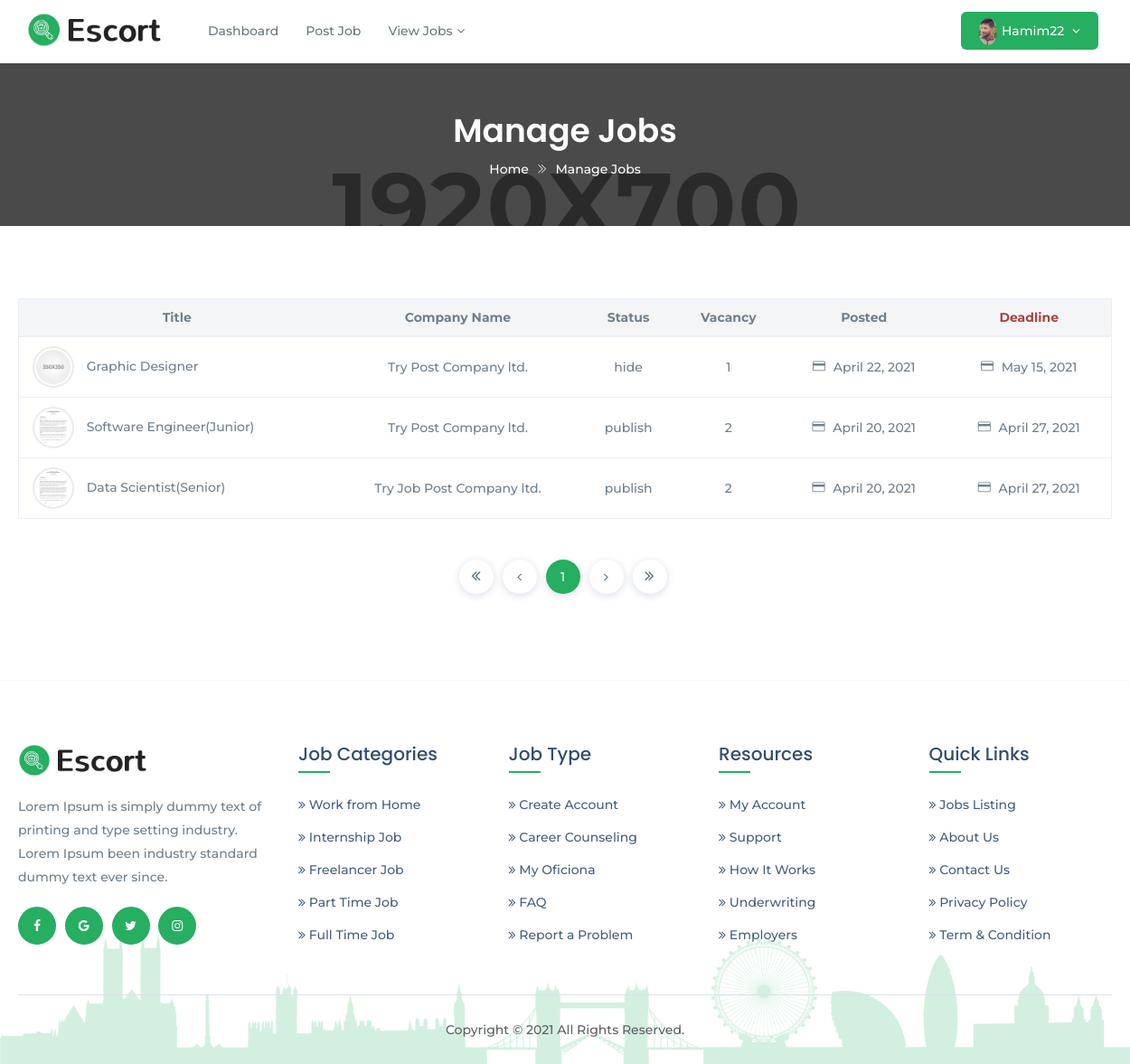
The page /cvrecommender/allJobs/ (signed in) on the database as committed earlier.
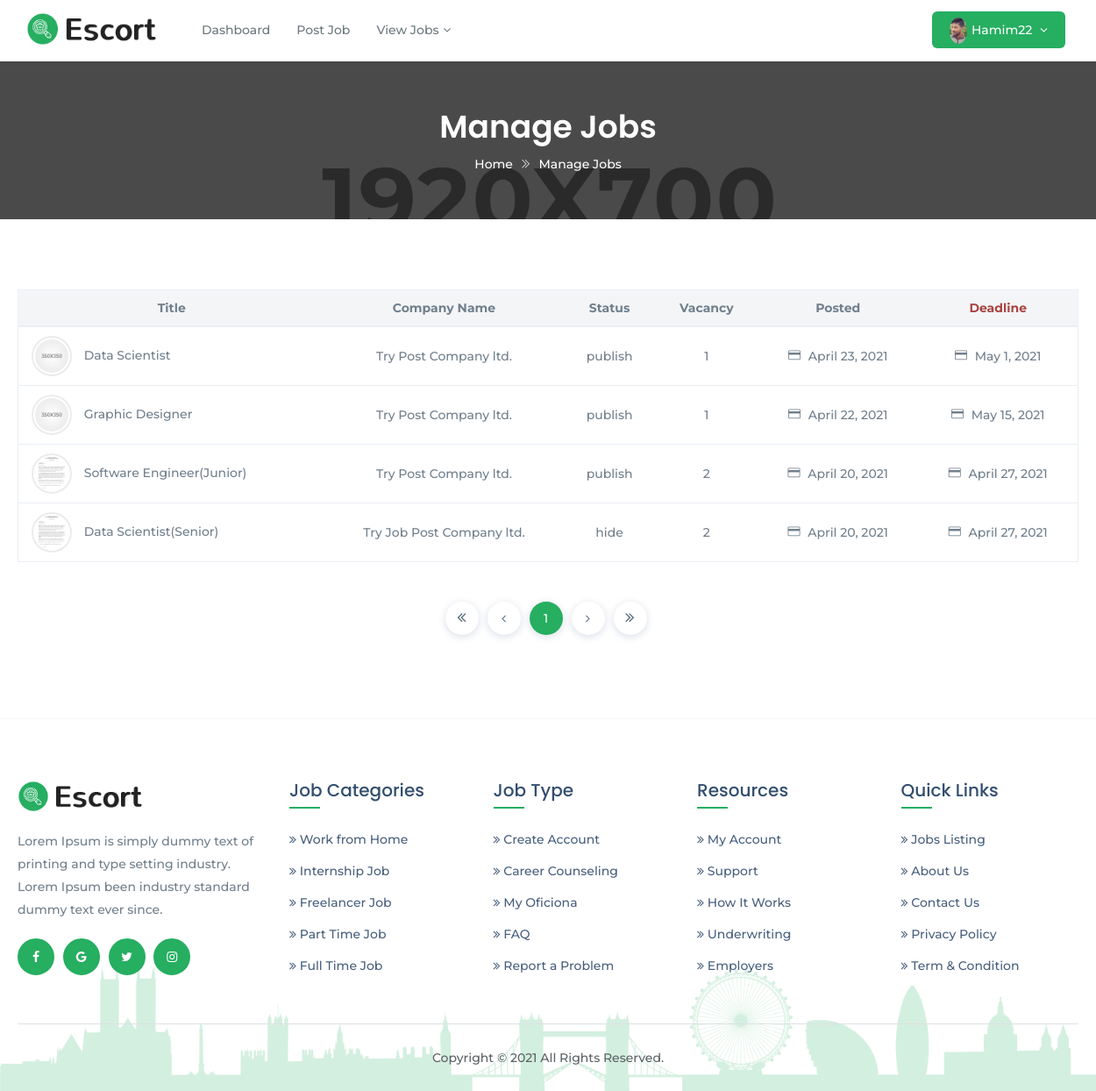
The same page on the database as committed later.
### account/models.py (models this page shows, shortened)
class Recruiter(models.Model):
    user = models.OneToOneField(settings.AUTH_USER_MODEL,
                                on_delete=models.CASCADE)
    phone = models.CharField(max_length=11, blank=True, null=True)
    organization = models.CharField(max_length=100)
    details = models.TextField()
    image = models.ImageField(blank=True, null=True)

### cvrecommender/models.py (models this page shows, shortened)
class Job(models.Model):
    title = models.CharField(max_length=200)
    slug = models.SlugField(max_length=200, blank=True,
                            help_text='You may keep it blank')
    company_name = models.CharField(max_length=200)
    starting_date = models.DateField(blank=True, null=True)
    deadline = models.DateField(blank=True, null=True)
    salary = models.PositiveIntegerField()
    vacancy = models.PositiveSmallIntegerField(
        validators=[MinValueValidator(1), MaxValueValidator(50)])
    job_category = models.CharField(max_length=50, choices=JOB_CATEGORY)
    job_type = models.CharField(max_length=20, choices=JOB_TYPE)
    email = models.EmailField(max_length=254,)
    phone = models.CharField(max_length=11, blank=True, null=True)
    company_website = models.URLField()
    logo = models.ImageField(null=True, blank=True)
    address = models.TextField(max_length=200)
    division = models.CharField(max_length=15, choices=CITY)
    description = models.TextField()
    responsibility = models.TextField()
    min_education = models.CharField(max_length=20, choices=EDU)
    cgpa = models.DecimalField(max_digits=3, decimal_places=2)
    experience = models.PositiveSmallIntegerField(
        validators=[MinValueValidator(0), MaxValueValidator(15)])
    skill_req = models.TextField(help_text='Input skills with comma')
    skill_bonus = models.CharField(
        max_length=255, blank=True, null=True, help_text='Input skills with comma')
    status = models.CharField(max_length=20, choices=STATUS)
    publish = models.DateField(auto_now_add=True)
    last_modified = models.DateField(auto_now=True)
    recruiter = models.ForeignKey('account.Recruiter',
                                  on_delete=models.CASCADE,
                                  related_name='jobs')
    applicant = models.ManyToManyField('account.Applicant',
                                       related_name='jobs', blank=True)
    objects = models.Manager()         # default manager
    published = PublishedManager()    # custom manager for all published job post

### custom_decorators/custom_decorator.py (the view)
        def wrapper_function(request, *args, **kwargs):
            group = None
            if request.user.groups.exists():
                group = request.user.groups.all()[0].name
                if group in allowed_group:
                    return view_function(request, *args, **kwargs)
                else:
                    if group == 'applicant':
                        return redirect('applicantdashboard')
                    elif group == 'recruiter':
                        return redirect('recruiterdashboard')
            else:
                return redirect('login')

### cvrecommender/views.py (called while the page is built)
@login_required(login_url='login')
@allowed_users(allowed_group=['recruiter'])
def allJobs(request):
    all_jobs = Job.objects.filter(recruiter=request.user.recruiter)\
        .order_by('-publish')
    today = datetime.datetime.now()
    paginator = Paginator(all_jobs, 10)
    page = request.GET.get('page')
    all_jobs = paginator.get_page(page)
    return render(request, 'view_all_job.html', {'all_jobs': all_jobs, 'today': today})

### cvrecommender/templates/view_all_job.html (shortened to what this page needs)
{% load static %}
<!DOCTYPE html>
<html class="no-js" lang="zxx">
  <head>
    <link href="{% static 'assets/plugins/bootstrap/css/bootstrap.min.css' %}" rel="stylesheet">
    <link href="{% static 'assets/plugins/icons/css/icons.css' %}" rel="stylesheet">
    <link href="{% static 'assets/plugins/animate/animate.css' %}" rel="stylesheet">
    <link href="{% static 'assets/plugins/aos-master/aos.css' %}" rel="stylesheet">
    <link href="{% static 'assets/plugins/bootstrap/css/bootsnav.css' %}" rel="stylesheet">
    <link href="{% static 'assets/css/style.css' %}" rel="stylesheet">
    <link href="{% static 'assets/css/responsive.css' %}" rel="stylesheet">
  </head>
  <body class="utf_skin_area">
    <nav class="navbar navbar-default navbar-mobile navbar-fixed light bootsnav">
      <div class="container">
        <div class="navbar-header">
          <a class="navbar-brand" href="index.html"> <img src="{% static 'assets/img/logo.png' %}" class="logo logo-display" alt="">
            <img src="{% static 'assets/img/logo.png' %}" class="logo logo-scrolled" alt="">
          </a>
        </div>
        <div class="collapse navbar-collapse" id="navbar-menu">
          <ul class="nav navbar-nav navbar-left" data-in="fadeInDown" data-out="fadeOutUp">
            <li class="selected"> <a href="{% url 'recruiterdashboard' %}">Dashboard</a> </li>
            <li> <a href="{% url 'postjob' %}">Post Job</a> </li>
            <li class="dropdown"> <a href="#" class="dropdown-toggle" data-toggle="dropdown">View Jobs</a>
            </li>
          </ul>
          <ul class="nav navbar-nav navbar-right">
            <li class="dropdown sign-up">
              {% if request.user.recruiter.image %}
                <a class="dropdown-toggle btn-signup red-btn" data-toggle="dropdown" href="">
                  <img src="{{ request.user.recruiter.image.url }}" class="img-responsive img-circle" alt="">
                  {{ request.user }}
                </a>
              {% else %}
                <a class="dropdown-toggle btn-signup red-btn" data-toggle="dropdown" href="">
                  <img src="{% static 'assets/img/user-profile.png' %}" class="img-responsive img-circle" alt="">
                  {{ request.user }}
                </a>
              {% endif %}
            </li>
          </ul>
        </div>
      </div>
    </nav>
    <div class="page-title">
      <div class="container">
        <div class="page-caption">
          <h2>Manage Jobs</h2>
          <p><a href="#" title="Home">Home</a> <i class="ti-angle-double-right"></i> Manage Jobs</p>
        </div>
      </div>
    </div>
    <section class="utf_manage_jobs_area padd-top-80 padd-bot-80">
      <div class="container">
        <div class="table-responsive">
          <table class="table table-lg table-hover">
            <thead>
              <tr>
                <th class="text-center">Title</th>
                <th class="text-center">Company Name</th>
                <th class="text-center">Status</th>
                <th class="text-center">Vacancy</th>
                <th class="text-center">Posted</th>
                <th class="text-danger text-center">Deadline</th>
              </tr>
            </thead>
            <tbody>
              {% for job in all_jobs %}
                <tr>
                  <td>
                    {% if job.logo %}
                      <img src="{{ job.logo.url }}" class="avatar-lg"alt="Company Logo">
                    {% else %}
                      <img src="{% static 'assets/img/company_logo_8.png' %}" class="avatar-lg"alt="Company Logo">
                    {% endif %}
                    {{ job.title }}
                  </td>
                  <td class="text-center">{{ job.company_name }}</td>
                  <td class="text-center">{{ job.status }}</td>
                  <td class="text-center">{{ job.vacancy }}</td>
                  <td class="text-center"><i class="ti-credit-card"></i> {{ job.publish }}</td>
                  <td class="text-center"><i class="ti-credit-card"></i> {{ job.deadline }}</td>
                </tr>
              {% empty %}
                <td colspan="6" class="text-center">You have not posted any Job Circular yet.<br>
                  <a href="{% url 'postjob' %}">Click Here</a> To Post a New Job.
                </td>
              {% endfor %}
            </tbody>
          </table>
          <div class="utf_flexbox_area padd-10">
            <ul class="pagination">
              {% if all_jobs.has_previous %}
                <li class="page-item"> <a class="page-link" href="?page=1" aria-label="Previous">
                  <span aria-hidden="true"><i class="fa fa-angle-double-left"></i></span> </a>
                </li>
                <li class="page-item"> <a class="page-link" href="?page={{ all_jobs.previous_page_number }}" aria-label="Previous">
                  <span aria-hidden="true"><i class="fa fa-angle-left"></i></span> </a>
                </li>
              {% else %}
                <li class="page-item"> <a class="page-link" href="?page=1" aria-label="Previous">
                  <span aria-hidden="true"><i class="fa fa-angle-double-left"></i></span> </a>
                </li>
                <li class="page-item"> <a class="page-link" href="?page=1" aria-label="Previous">
                  <span aria-hidden="true"><i class="fa fa-angle-left"></i></span> </a>
                </li>
              {% endif %}
              {% for job in all_jobs.paginator.page_range %}
                {% if all_jobs.number == job %}
                  <li class="page-item active"><a class="page-link" href="?page={{ job }}">{{ job }}</a> </li>
                {% elif job > all_jobs.number|add:'-2' and job < all_jobs.number|add:'2' %}
                  <li class="page-item"><a class="page-link" href="?page={{ job }}">{{ job }}</a> </li>
                {% endif %}
              {% endfor %}
              {% if all_jobs.has_next %}
                <li class="page-item"> <a class="page-link" href="?page={{ all_jobs.next_page_number }}" aria-label="Previous">
                  <span aria-hidden="true"><i class="fa fa-angle-right"></i></span> </a>
                </li>
                <li class="page-item"> <a class="page-link" href="?page={{ all_jobs.paginator.num_pages }}" aria-label="Previous">
                  <span aria-hidden="true"><i class="fa fa-angle-double-right"></i></span> </a>
                </li>
              {% else %}
                <li class="page-item"> <a class="page-link" href="?page={{ all_jobs.paginator.num_pages }}" aria-label="Previous">
                  <span aria-hidden="true"><i class="fa fa-angle-right"></i></span> </a>
                </li>
                <li class="page-item"> <a class="page-link" href="?page={{ all_jobs.paginator.num_pages }}" aria-label="Previous">
                  <span aria-hidden="true"><i class="fa fa-angle-double-right"></i></span> </a>
                </li>
              {% endif %}
            </ul>
          </div>
        </div>
      </div>
    </section>
    <footer class="footer">
      <div class="container">
        <div class="row">
          <div class="col-md-3 col-sm-4">
            <a href="index.html"><img class="footer-logo" src="assets/img/logo.png" alt=""></a>
            <p>Lorem Ipsum is simply dummy text of printing and type setting industry. Lorem Ipsum been industry
              standard dummy text ever since.</p>
            <div class="f-social-box">
              <ul>
                <li><a href="#"><i class="fa fa-facebook facebook-cl"></i></a></li>
                <li><a href="#"><i class="fa fa-google google-plus-cl"></i></a></li>
                <li><a href="#"><i class="fa fa-twitter twitter-cl"></i></a></li>
                <li><a href="#"><i class="fa fa-instagram instagram-cl"></i></a></li>
              </ul>
            </div>
          </div>
          <div class="col-md-9 col-sm-8">
            <div class="row">
              <div class="col-md-3 col-sm-6">
                <h4>Job Categories</h4>
                <ul>
                  <li><a href="#"><i class="fa fa-angle-double-right"></i> Work from Home</a></li>
                  <li><a href="#"><i class="fa fa-angle-double-right"></i> Internship Job</a></li>
                  <li><a href="#"><i class="fa fa-angle-double-right"></i> Freelancer Job</a></li>
                  <li><a href="#"><i class="fa fa-angle-double-right"></i> Part Time Job</a></li>
                  <li><a href="#"><i class="fa fa-angle-double-right"></i> Full Time Job</a></li>
                </ul>
              </div>
              <div class="col-md-3 col-sm-6">
                <h4>Job Type</h4>
                <ul>
                  <li><a href="#"><i class="fa fa-angle-double-right"></i> Create Account</a></li>
                  <li><a href="#"><i class="fa fa-angle-double-right"></i> Career Counseling</a></li>
                  <li><a href="#"><i class="fa fa-angle-double-right"></i> My Oficiona</a></li>
                  <li><a href="#"><i class="fa fa-angle-double-right"></i> FAQ</a></li>
                  <li><a href="#"><i class="fa fa-angle-double-right"></i> Report a Problem</a></li>
                </ul>
              </div>
              <div class="col-md-3 col-sm-6">
                <h4>Resources</h4>
                <ul>
                  <li><a href="#"><i class="fa fa-angle-double-right"></i> My Account</a></li>
                  <li><a href="#"><i class="fa fa-angle-double-right"></i> Support</a></li>
                  <li><a href="#"><i class="fa fa-angle-double-right"></i> How It Works</a></li>
                  <li><a href="#"><i class="fa fa-angle-double-right"></i> Underwriting</a></li>
                  <li><a href="#"><i class="fa fa-angle-double-right"></i> Employers</a></li>
                </ul>
              </div>
              <div class="col-md-3 col-sm-6">
                <h4>Quick Links</h4>
                <ul>
                  <li><a href="#"><i class="fa fa-angle-double-right"></i> Jobs Listing</a></li>
                  <li><a href="#"><i class="fa fa-angle-double-right"></i> About Us</a></li>
                  <li><a href="#"><i class="fa fa-angle-double-right"></i> Contact Us</a></li>
                  <li><a href="#"><i class="fa fa-angle-double-right"></i> Privacy Policy</a></li>
                  <li><a href="#"><i class="fa fa-angle-double-right"></i> Term & Condition</a></li>
                </ul>
              </div>
            </div>
          </div>
        </div>
        <div class="row">
          <div class="col-md-12">
            <div class="copyright text-center">
              <p>Copyright © 2021 All Rights Reserved.</p>
            </div>
          </div>
        </div>
      </div>
    </footer>
  </body>
</html>

### account/static/assets/css/responsive.css (style rules this page uses)
@media only screen and (min-width : 993px) { section { padding: 6em 0; } }
@media only screen and (min-width : 993px) { .navbar-default .navbar-brand img { max-width: 150px; } }
@media only screen and (min-width : 1024px) { h2 { font-size: 36px; } }
@media only screen and (min-width : 1024px) { h4 { font-size: 20px; } }

Rows that differ between the two databases and show on the page:
added Job: title "Data Scientist", company_name "Try Post Company ltd.", status "publish", vacancy "1", publish "April 23, 2021", deadline "May 1, 2021"
changed Job "Graphic Designer": status "hide" → "publish"
changed Job "Data Scientist(Senior)": status "publish" → "hide"
